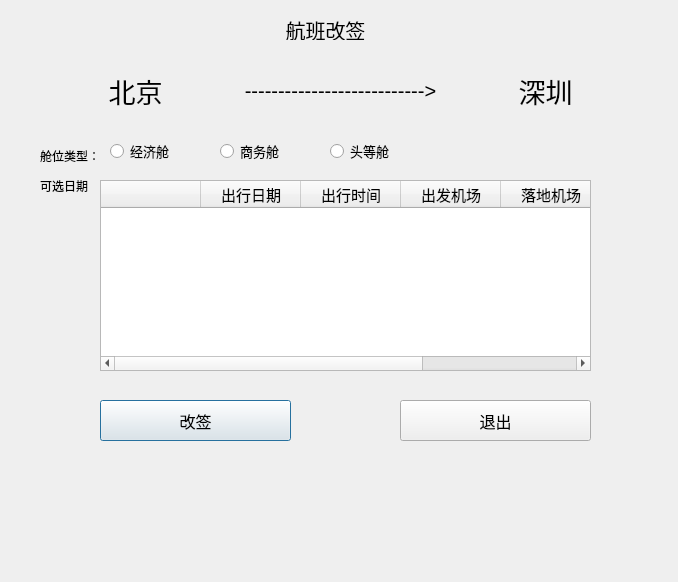
<?xml version="1.0" encoding="UTF-8"?>
<ui version="4.0">
 <class>alterdialog</class>
 <widget class="QDialog" name="alterdialog">
  <property name="geometry">
   <rect>
    <x>0</x>
    <y>0</y>
    <width>678</width>
    <height>582</height>
   </rect>
  </property>
  <property name="windowTitle">
   <string>Dialog</string>
  </property>
  <widget class="QLabel" name="title">
   <property name="geometry">
    <rect>
     <x>240</x>
     <y>20</y>
     <width>171</width>
     <height>20</height>
    </rect>
   </property>
   <property name="font">
    <font>
     <pointsize>15</pointsize>
    </font>
   </property>
   <property name="text">
    <string>航班改签</string>
   </property>
   <property name="alignment">
    <set>Qt::AlignCenter</set>
   </property>
  </widget>
  <widget class="QLabel" name="label_2">
   <property name="geometry">
    <rect>
     <x>190</x>
     <y>70</y>
     <width>301</width>
     <height>41</height>
    </rect>
   </property>
   <property name="font">
    <font>
     <pointsize>15</pointsize>
    </font>
   </property>
   <property name="text">
    <string>---------------------------&gt;</string>
   </property>
   <property name="alignment">
    <set>Qt::AlignCenter</set>
   </property>
  </widget>
  <widget class="QLabel" name="fr_citylab">
   <property name="geometry">
    <rect>
     <x>90</x>
     <y>70</y>
     <width>91</width>
     <height>41</height>
    </rect>
   </property>
   <property name="font">
    <font>
     <pointsize>20</pointsize>
    </font>
   </property>
   <property name="text">
    <string>北京</string>
   </property>
   <property name="alignment">
    <set>Qt::AlignCenter</set>
   </property>
  </widget>
  <widget class="QLabel" name="to_citylab">
   <property name="geometry">
    <rect>
     <x>500</x>
     <y>70</y>
     <width>91</width>
     <height>41</height>
    </rect>
   </property>
   <property name="font">
    <font>
     <pointsize>20</pointsize>
    </font>
   </property>
   <property name="text">
    <string>深圳</string>
   </property>
   <property name="alignment">
    <set>Qt::AlignCenter</set>
   </property>
  </widget>
  <widget class="QLabel" name="label_5">
   <property name="geometry">
    <rect>
     <x>40</x>
     <y>170</y>
     <width>61</width>
     <height>31</height>
    </rect>
   </property>
   <property name="text">
    <string>可选日期</string>
   </property>
  </widget>
  <widget class="QTableWidget" name="dateTabWidget">
   <property name="geometry">
    <rect>
     <x>100</x>
     <y>180</y>
     <width>491</width>
     <height>191</height>
    </rect>
   </property>
   <column>
    <property name="text">
     <string/>
    </property>
    <property name="font">
     <font>
      <pointsize>11</pointsize>
     </font>
    </property>
   </column>
   <column>
    <property name="text">
     <string>出行日期</string>
    </property>
    <property name="font">
     <font>
      <pointsize>11</pointsize>
     </font>
    </property>
   </column>
   <column>
    <property name="text">
     <string>出行时间</string>
    </property>
    <property name="font">
     <font>
      <pointsize>11</pointsize>
     </font>
    </property>
   </column>
   <column>
    <property name="text">
     <string>出发机场</string>
    </property>
    <property name="font">
     <font>
      <pointsize>11</pointsize>
     </font>
    </property>
   </column>
   <column>
    <property name="text">
     <string>落地机场</string>
    </property>
    <property name="font">
     <font>
      <pointsize>11</pointsize>
     </font>
    </property>
   </column>
   <column>
    <property name="text">
     <string>新建列</string>
    </property>
    <property name="font">
     <font>
      <pointsize>11</pointsize>
     </font>
    </property>
   </column>
  </widget>
  <widget class="QLabel" name="label_6">
   <property name="geometry">
    <rect>
     <x>40</x>
     <y>140</y>
     <width>61</width>
     <height>31</height>
    </rect>
   </property>
   <property name="text">
    <string>舱位类型：</string>
   </property>
  </widget>
  <widget class="QPushButton" name="pushButton">
   <property name="geometry">
    <rect>
     <x>100</x>
     <y>400</y>
     <width>191</width>
     <height>41</height>
    </rect>
   </property>
   <property name="font">
    <font>
     <pointsize>12</pointsize>
    </font>
   </property>
   <property name="text">
    <string>改签</string>
   </property>
  </widget>
  <widget class="QPushButton" name="pushButton_2">
   <property name="geometry">
    <rect>
     <x>400</x>
     <y>400</y>
     <width>191</width>
     <height>41</height>
    </rect>
   </property>
   <property name="font">
    <font>
     <pointsize>12</pointsize>
    </font>
   </property>
   <property name="text">
    <string>退出</string>
   </property>
  </widget>
  <widget class="QRadioButton" name="eco_radioBtn">
   <property name="geometry">
    <rect>
     <x>110</x>
     <y>140</y>
     <width>97</width>
     <height>22</height>
    </rect>
   </property>
   <property name="font">
    <font>
     <pointsize>10</pointsize>
    </font>
   </property>
   <property name="text">
    <string>经济舱</string>
   </property>
  </widget>
  <widget class="QRadioButton" name="busi_radiobtn">
   <property name="geometry">
    <rect>
     <x>220</x>
     <y>140</y>
     <width>97</width>
     <height>22</height>
    </rect>
   </property>
   <property name="font">
    <font>
     <pointsize>10</pointsize>
    </font>
   </property>
   <property name="text">
    <string>商务舱</string>
   </property>
  </widget>
  <widget class="QRadioButton" name="best_radiobtn">
   <property name="geometry">
    <rect>
     <x>330</x>
     <y>140</y>
     <width>97</width>
     <height>22</height>
    </rect>
   </property>
   <property name="font">
    <font>
     <pointsize>10</pointsize>
    </font>
   </property>
   <property name="text">
    <string>头等舱</string>
   </property>
  </widget>
 </widget>
 <resources/>
 <connections>
  <connection>
   <sender>pushButton_2</sender>
   <signal>clicked()</signal>
   <receiver>alterdialog</receiver>
   <slot>close()</slot>
   <hints>
    <hint type="sourcelabel">
     <x>495</x>
     <y>420</y>
    </hint>
    <hint type="destinationlabel">
     <x>338</x>
     <y>290</y>
    </hint>
   </hints>
  </connection>
 </connections>
</ui>
